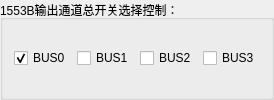
                <widget class="QGroupBox" name="groupBox_8">
                 <property name="title">
                  <string>1553B输出通道总开关选择控制：</string>
                 </property>
                 <layout class="QHBoxLayout" name="horizontalLayout_22">
                  <item>
                   <widget class="QCheckBox" name="checkBox_1553BCH1">
                    <property name="text">
                     <string>BUS0</string>
                    </property>
                    <property name="checked">
                     <bool>true</bool>
                    </property>
                   </widget>
                  </item>
                  <item>
                   <widget class="QCheckBox" name="checkBox_1553BCH2">
                    <property name="text">
                     <string>BUS1</string>
                    </property>
                   </widget>
                  </item>
                  <item>
                   <widget class="QCheckBox" name="checkBox_1553BCH3">
                    <property name="text">
                     <string>BUS2</string>
                    </property>
                   </widget>
                  </item>
                  <item>
                   <widget class="QCheckBox" name="checkBox_1553BCH4">
                    <property name="text">
                     <string>BUS3</string>
                    </property>
                   </widget>
                  </item>
                 </layout>
                </widget>
